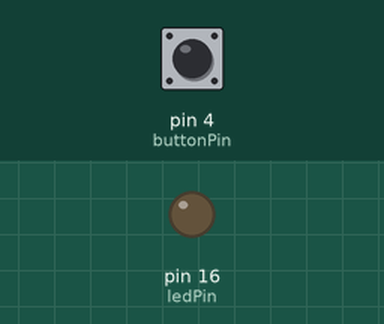
A sketch run on a simulated Arduino Uno, built with avr-gcc and run on an emulated ATmega328P. Shown: output pins drawn as LEDs (lit = HIGH). The test bench sets the inputs (shaded band); at power-on: pin 4 (buttonPin) LOW.

Above: at 1.2 s.
1.3 s: pin 4 (buttonPin) pulled HIGH for 0.15 s
At 1.37 s:
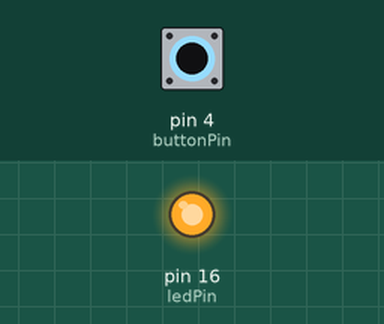
2.9 s: pin 4 (buttonPin) pulled HIGH for 3.2 s
At 7.4 s:
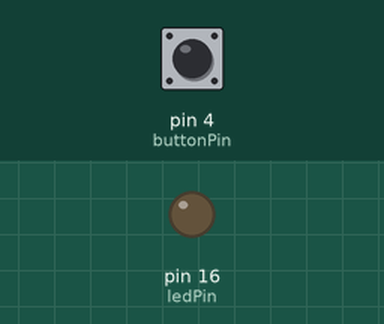
Timing chart, 0 to 8.9 s (numbered marks = the images above; inputs shaded):
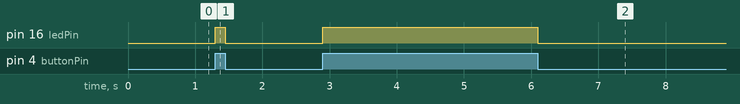

Measured:
- after the input at 1.3 s, pin 16 (ledPin): LOW → HIGH at once, → LOW 0.15 s later
- after the input at 2.9 s, pin 16 (ledPin): LOW → HIGH at once, → LOW 3.2 s later

The sketch:

push_button.ino
```cpp
#define buttonPin 4 // the push-button pin
#define ledPin 16   // the LED pin

int buttonState = 0; // variable for storing the push-button status

void setup() {
  pinMode(buttonPin, INPUT);// initialize push-button pin as input
  pinMode(ledPin, OUTPUT); // initialize the LED pin as an output
}

void loop() {
  buttonState = digitalRead(buttonPin);// read the state of the push-button
  digitalWrite(ledPin, buttonState); // turn LED on
}
```
